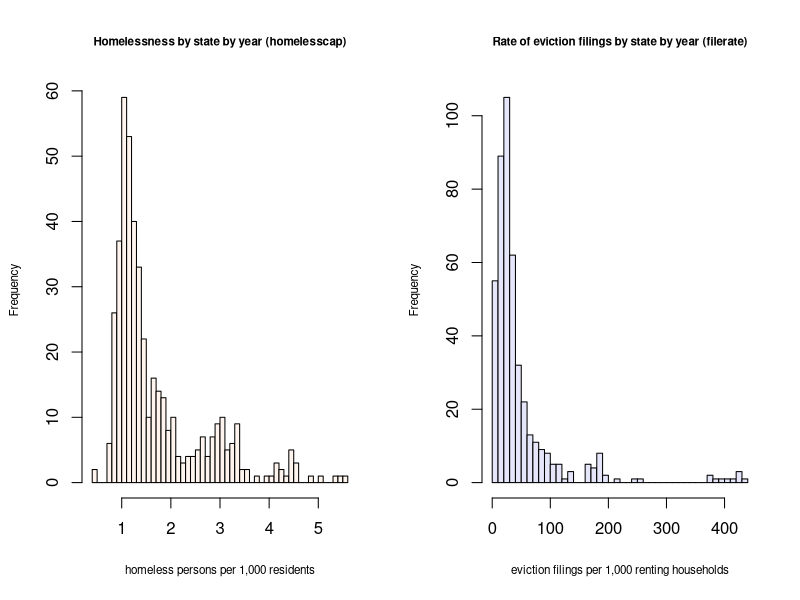
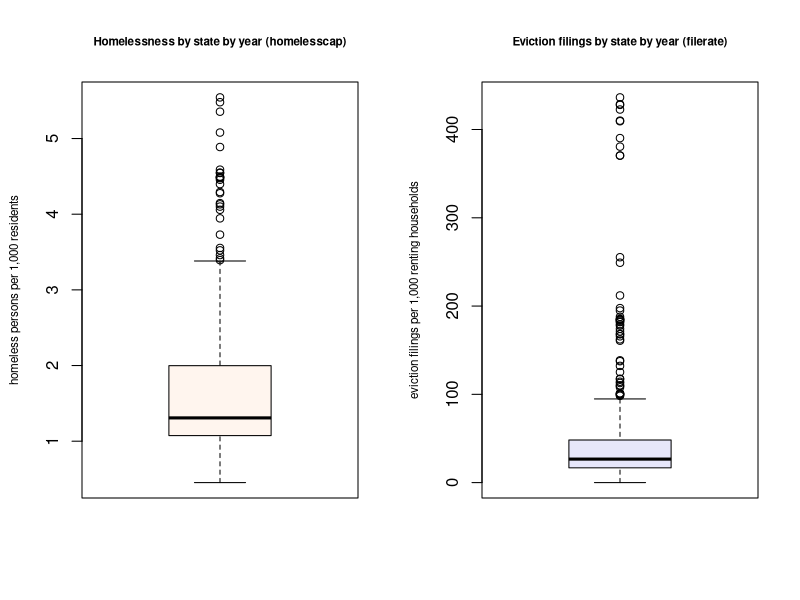
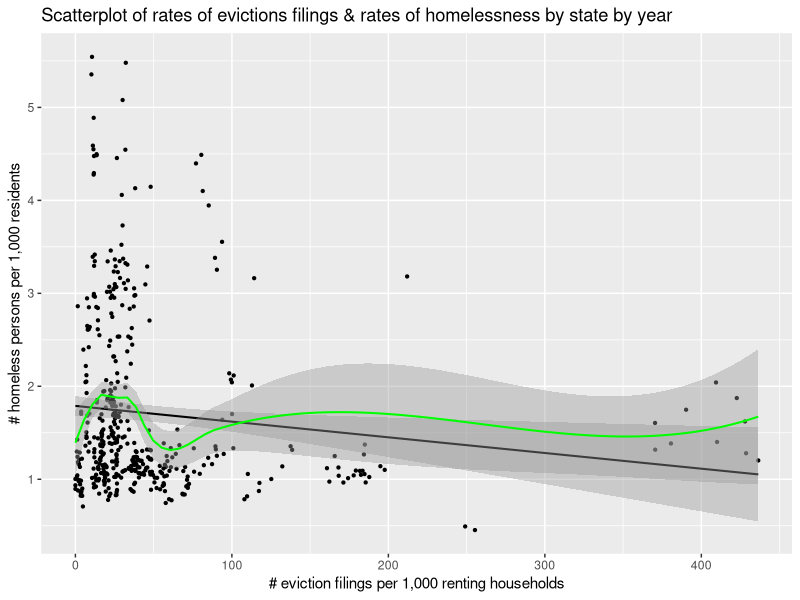
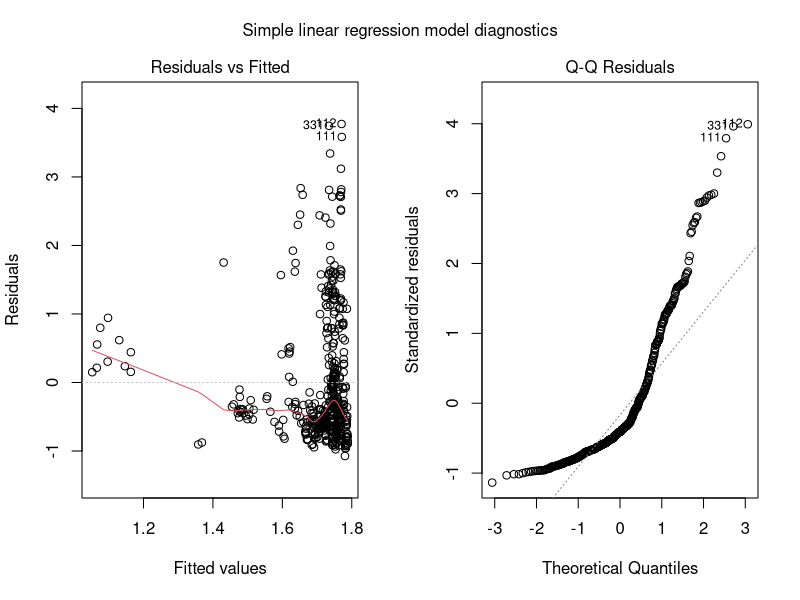
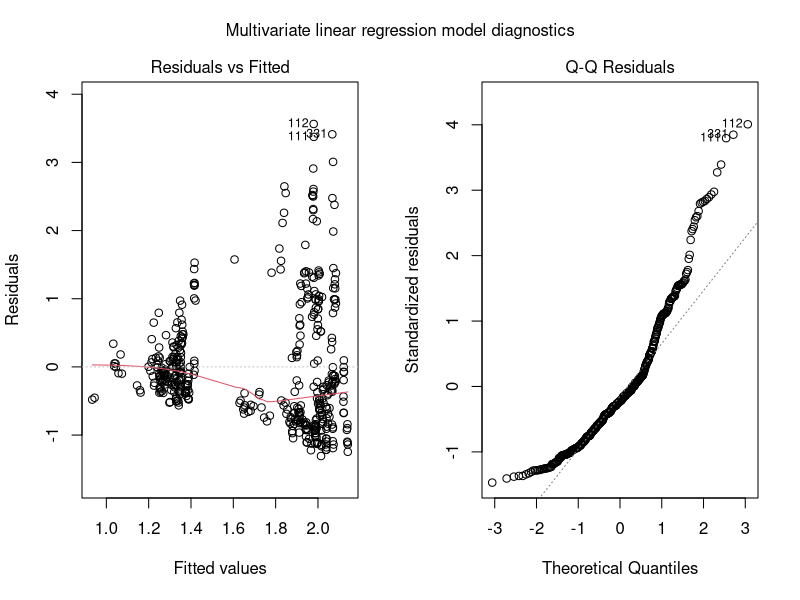
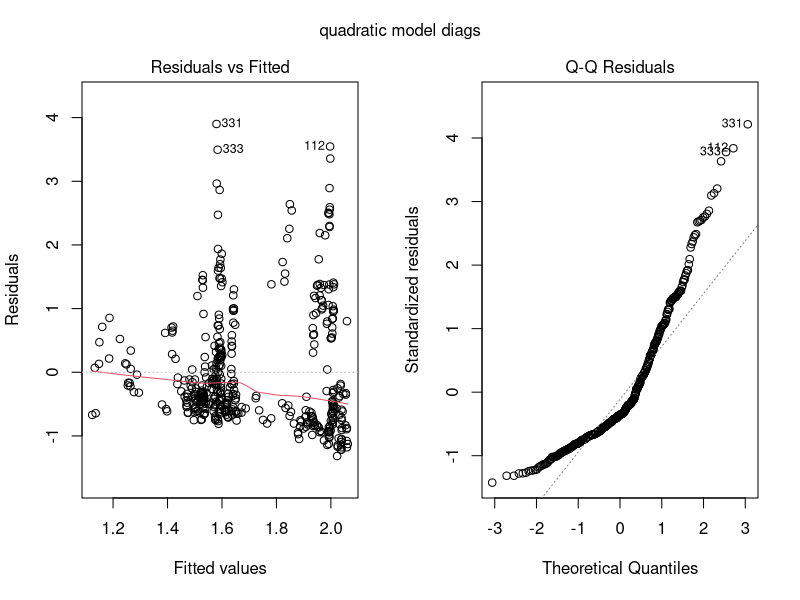
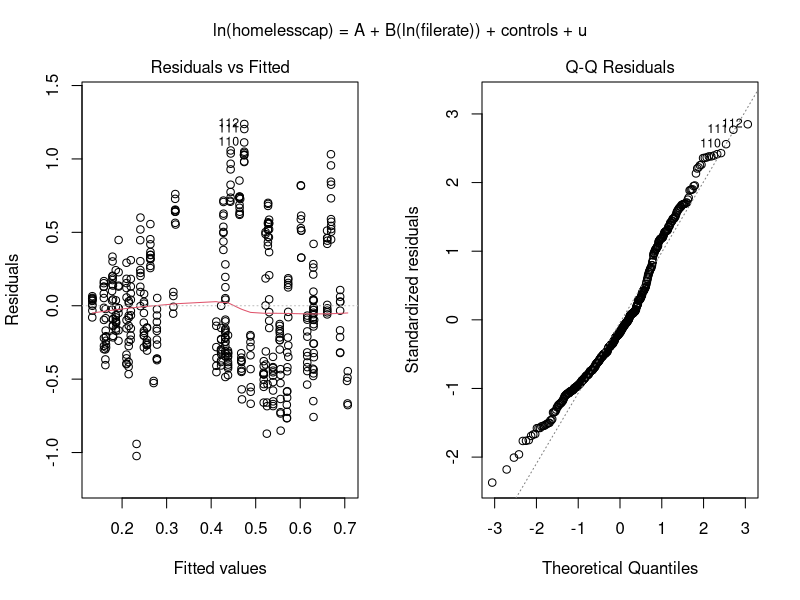
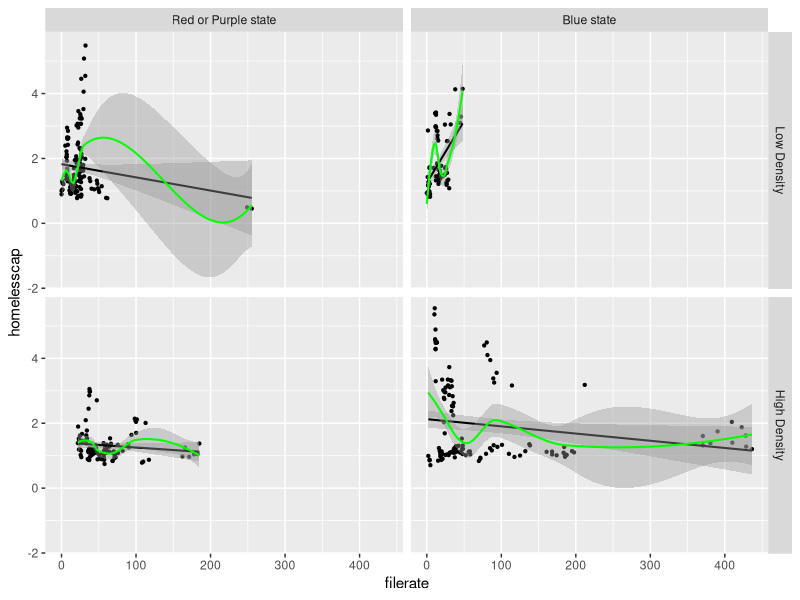

The R source for these figures, in order:
## ---- chunk 1
knitr::opts_chunk$set(echo = TRUE, error = FALSE, message = FALSE, warning = FALSE)
## ---- chunk 2
library(haven)
library(MASS)
library(ggplot2)
data = read_dta("homelesspanel.dta")
## ---- chunk 3
head(data)
sumstats = summary(data[c('filerate', 'homelesscap', 'chroniccap', 'red', 'blue')])
print(sumstats)
## ---- chunk 4
par(mfrow = c(1, 2))

hist(data$homelesscap, breaks = 40, main = "Homelessness by state by year (homelesscap)", xlab = 'homeless persons per 1,000 residents', col = 'seashell', cex.main = 0.7, cex.lab = 0.7)

hist(data$filerate, breaks = 40, main = 'Rate of eviction filings by state by year (filerate)', xlab = 'eviction filings per 1,000 renting households', col = 'lavender', cex.main = 0.7, cex.lab = 0.7)
## ---- chunk 5
par(mfrow = c(1, 2))

boxplot(data$homelesscap, main = "Homelessness by state by year (homelesscap)", ylab = 'homeless persons per 1,000 residents', cex.main = 0.7, cex.lab = 0.7, col = 'seashell')

boxplot(data$filerate, main = 'Eviction filings by state by year (filerate)', ylab = 'eviction filings per 1,000 renting households', cex.main = 0.7, cex.lab = 0.7, col = 'lavender')
## ---- chunk 6
base = ggplot(data = data, mapping = aes(x = filerate, y = homelesscap))

base + geom_point(size = 0.8) + 
  geom_smooth(method = 'lm', color = 'black', linewidth = .7) +
  geom_smooth(color = 'green', linewidth = .7) +
  labs(title = 'Scatterplot of rates of evictions filings & rates of homelessness by state by year') +
  ylab('# homeless persons per 1,000 residents') +
  xlab('# eviction filings per 1,000 renting households')

## ---- chunk 7
l_model = lm(homelesscap ~ filerate, data = data)
summary(l_model)

# Plot model diagnostics
par(mfrow=c(1, 2))
plot(l_model, which = 1:2)
mtext('Simple linear regression model diagnostics', side = 3, line = -2, outer = TRUE)
## ---- chunk 8
lc_model = lm(homelesscap ~ filerate + red + blue + densityrank, data = data)
summary(lc_model)

par(mfrow = c(1, 2))
plot(lc_model, which = 1:2)
mtext('Multivariate linear regression model diagnostics', side = 3, line = -2, outer = TRUE)
## ---- chunk 9
library(lmtest)
library(sandwich)

coeftest(lc_model, vcov = vcovHC, type = "HC1")

waldtest(lc_model, terms = "filerate", vcov = vcovHC)

confint(lc_model, "filerate", vcov = vcovHC)

## ---- chunk 10
l2_model = lm(homelesscap ~ filerate + filerate^2 + blue + densityrank, data = data)
summary(l2_model)
## ---- chunk 11
par(mfrow = c(1,2))
plot(l2_model, which = 1:2)
mtext('quadratic model diags', side = 3, line = -2, outer = TRUE)
## ---- chunk 12
data_nozero = subset(data, (filerate>0) & (homelesscap>0))

ln_model = lm(log(homelesscap) ~ log(filerate) + red + blue + densityrank, data = data_nozero)
summary(ln_model)
## ---- chunk 13
par(mfrow = c(1,2))
plot(ln_model, which = 1:2)
mtext('ln(homelesscap) = A + B(ln(filerate)) + controls + u', side = 3, line = -2, outer = TRUE)
## ---- chunk 14
dlabs = c('1' = 'High Density', '0' = 'Low Density')
blabs = c('1' = 'Blue state', '0' = 'Red or Purple state')

base + geom_point(size = 0.8) +
  geom_smooth(method = 'lm', color = 'black', linewidth = .7) +
  geom_smooth(color = 'green', linewidth = .7) +
  facet_grid(rows = vars(dense), cols = vars(blue), 
             labeller = labeller(blue = blabs, dense = dlabs))
## ---- chunk 15
lsdv_model = lm(homelesscap ~ filerate + factor(state_abbrev)-1, data = data)
#summary(lsdv_model)
## ---- chunk 16
par(mfrow=c(1, 2))

plot(lsdv_model, which = 1:2)
## ---- chunk 17
library(plm)
fe_model = plm(log(homelesscap) ~ log(filerate), data = data_nozero, index = c('state_abbrev', 'year'), model = 'within')
summary(fe_model)
